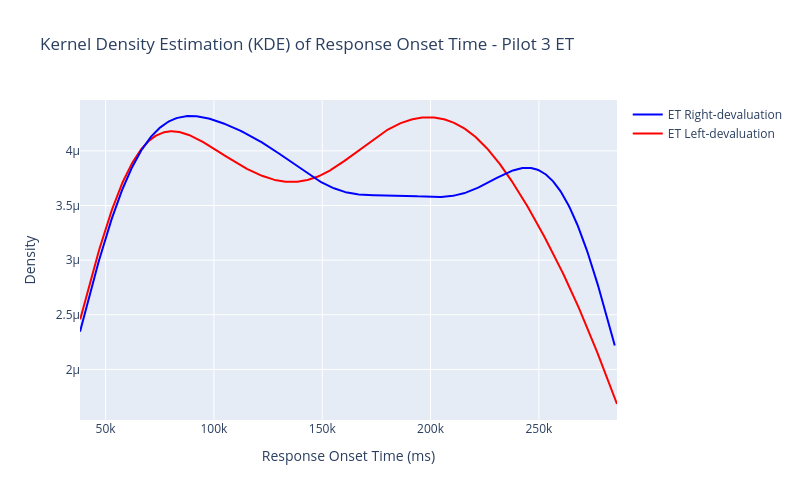

Notebook code for this chart:
### Code cell
import plotly.figure_factory as ff

group_left = tmp_df_ET[tmp_df_ET["Group"] == "ET_Left"]["RT"]
group_right = tmp_df_ET[tmp_df_ET["Group"] == "ET_Right"]["RT"]

# Group data together
hist_data = [group_left, group_right]
group_labels = ['ET Left-devaluation', 'ET Right-devaluation']

# Custom colors: ET_Left (Red), ET_Right (Blue)
colors = ['red', 'blue']

# Create distplot with KDE only and custom colors
fig = ff.create_distplot(hist_data, group_labels, bin_size=100, show_hist=False, show_rug=False, colors=colors)

# Add title and adjust layout
fig.update_layout(
    title="Kernel Density Estimation (KDE) of Response Onset Time - Pilot 3 ET",
    xaxis_title="Response Onset Time (ms)",
    yaxis_title="Density",
    width=800,
    height=500
)
fig.write_image("KDE_ROT_ET.png")

fig.show()

### Figure 1 — Plotly figure (JSON) as saved in the notebook; plotly's stock layout.template omitted (floating-point values rounded to 4 significant figures; data arrays with more than 128 entries replaced by an {"elided": "..."} marker saying what was removed)
{"data": [{"legendgroup": "ET Left-devaluation", "marker": {"color": "red"}, "mode": "lines", "name": "ET Left-devaluation", "showlegend": true, "type": "scatter", "x": {"elided": "500 float values"}, "xaxis": "x", "y": {"elided": "500 float values"}, "yaxis": "y"}, {"legendgroup": "ET Right-devaluation", "marker": {"color": "blue"}, "mode": "lines", "name": "ET Right-devaluation", "showlegend": true, "type": "scatter", "x": {"elided": "500 float values"}, "xaxis": "x", "y": {"elided": "500 float values"}, "yaxis": "y"}], "layout": {"barmode": "overlay", "height": 500, "hovermode": "closest", "legend": {"traceorder": "reversed"}, "title": {"text": "Kernel Density Estimation (KDE) of Response Onset Time - Pilot 3 ET"}, "width": 800, "xaxis": {"anchor": "y2", "autorange": true, "domain": [0, 1], "range": [38178, 286100.0], "title": {"text": "Response Onset Time (ms)"}, "type": "linear", "zeroline": false}, "yaxis": {"anchor": "free", "autorange": true, "domain": [0, 1], "position": 0, "range": [1.537e-06, 4.466e-06], "title": {"text": "Density"}, "type": "linear"}}}
